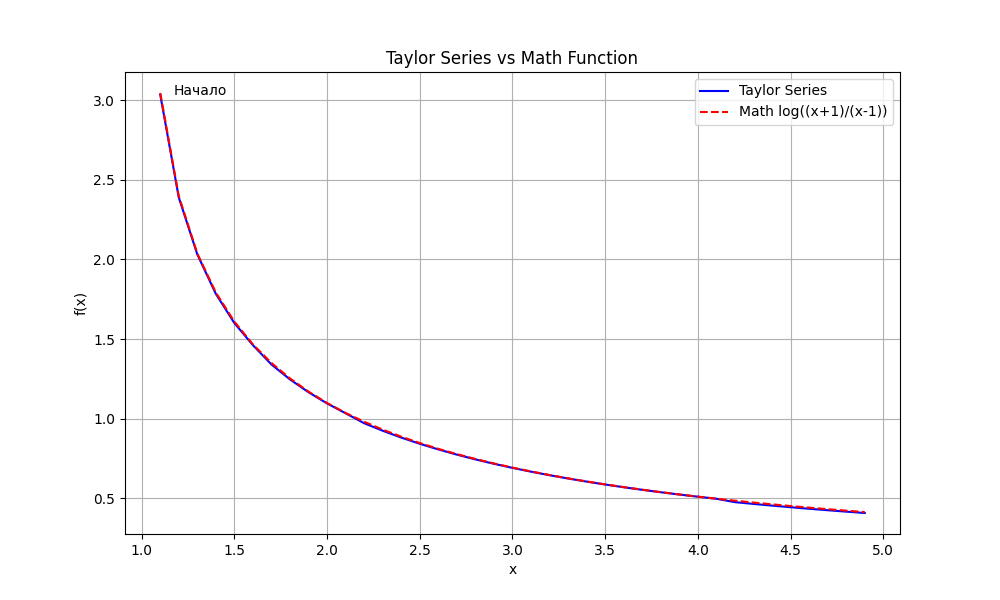

Write Python code to recreate this figure.
import matplotlib.pyplot as plt
import numpy as np

from tasks.task3 import TaylorSeries


class Graphics(TaylorSeries):
    sys_color = 'r'
    plot_color = 'b'

    def __init__(self, x: float, eps: float):
        super().__init__(x, eps)

    def plot(self, x_range: tuple = (1.1, 5.0), step: float = 0.1):
        xs = np.arange(*x_range, step) # Generates an array of values
        taylor_vals = []
        math_vals = []

        for val in xs:
            self.__init__(val, self.eps)
            self.taylor_series()
            taylor_vals.append(self.sum)
            math_vals.append(self.get_sys_solution())

        plt.figure(figsize=(10, 6))
        plt.plot(xs, taylor_vals, label='Taylor Series', color=self.plot_color)
        plt.plot(xs, math_vals, label='Math log((x+1)/(x-1))', color=self.sys_color, linestyle='--')

        plt.title('Taylor Series vs Math Function')
        plt.xlabel('x')
        plt.ylabel('f(x)')
        plt.legend()
        plt.grid(True)
        plt.annotate("Начало",
                     xy=(xs[0], taylor_vals[0]),
                     xytext=(10, 0),
                     textcoords='offset points')

        plt.savefig("graphics.png")
        plt.show()
